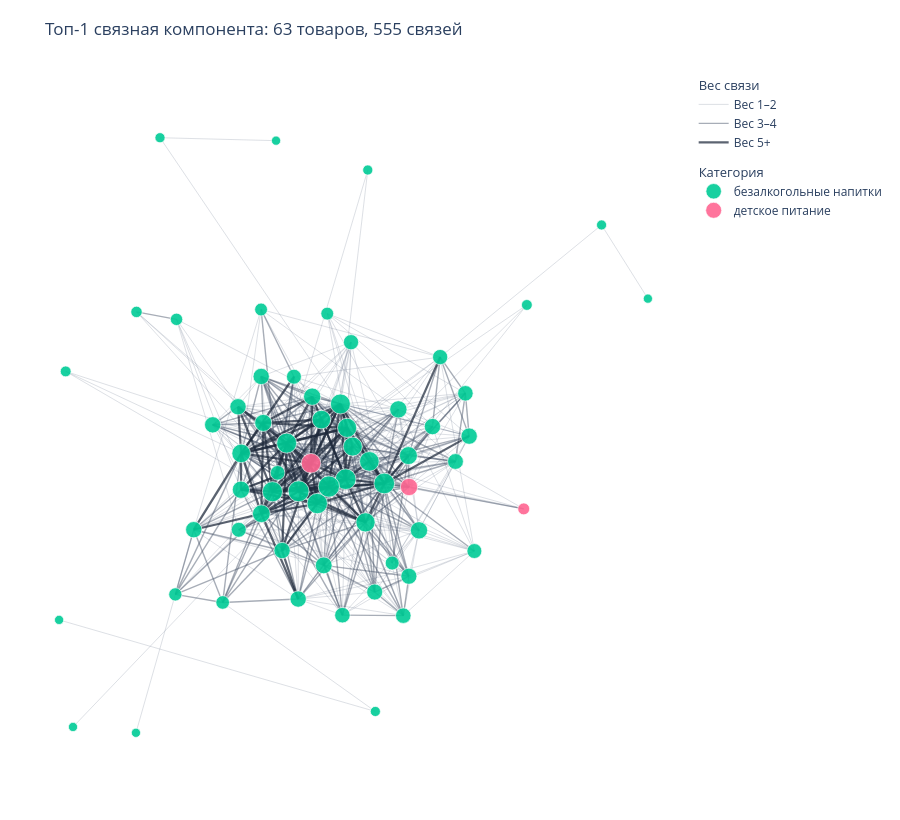
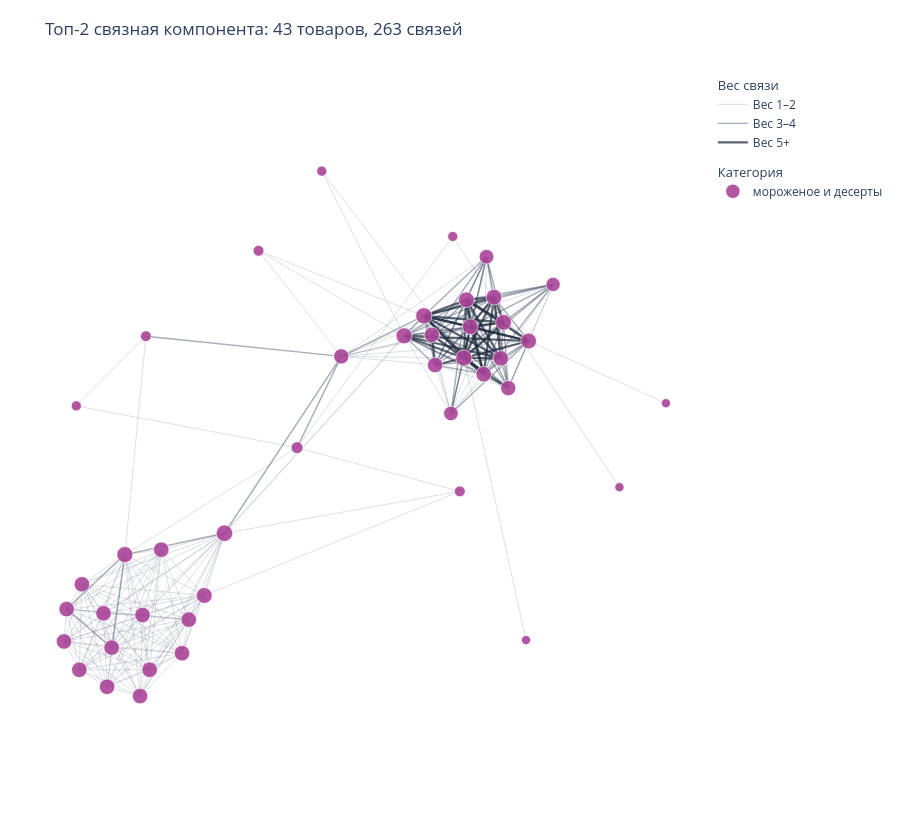
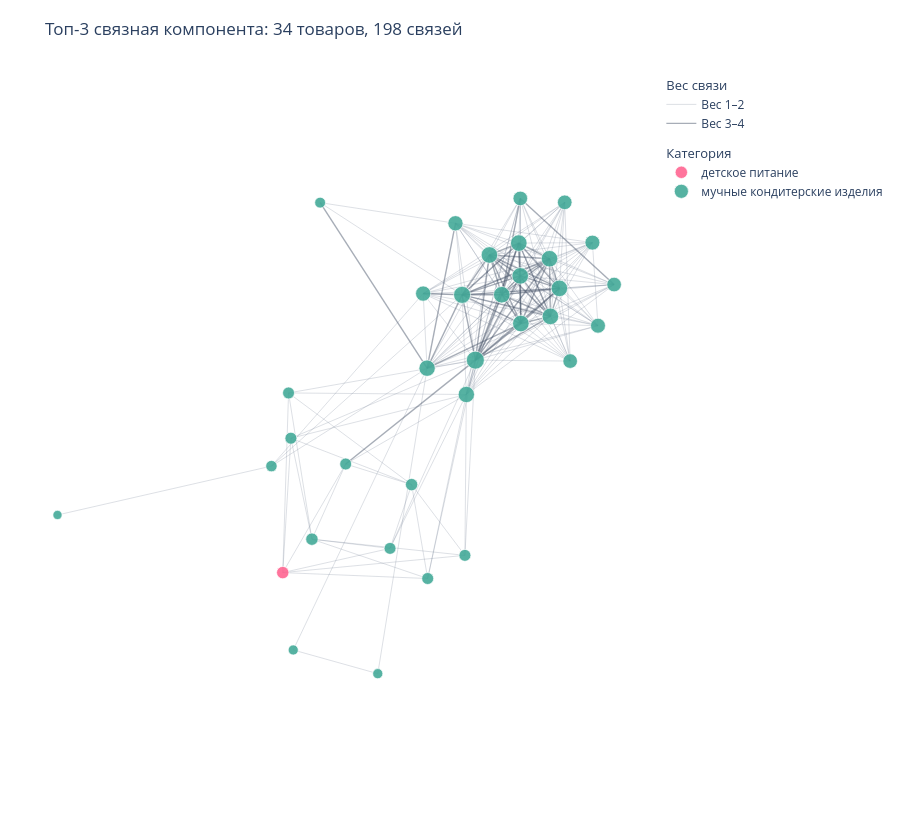

The code cell stored with these charts, in order, in its notebook:
### Markdown cell above
### 3.3 Три крупнейшие связные компоненты

Разделим общий граф на связные компоненты, отсортируем их по числу товаров и отдельно покажем топ-1, топ-2 и топ-3. Для каждой компоненты строится собственная интерактивная Plotly-визуализация.

### Code cell
# connected_components возвращает множество item_id для каждой отдельной компоненты графа.
all_components = list(nx.connected_components(G_plot))

# Сортируем компоненты по числу товаров от самой большой к самой маленькой.
components_by_size = sorted(all_components, key=len, reverse=True)

# Оставляем первые три компоненты: топ-1, топ-2 и топ-3 по количеству товаров.
top_components = components_by_size[:3]

# Собираем все категории общего графа, чтобы их цвета совпадали на трёх визуализациях.
all_category_names = sorted(
    {node_info["category"] for _, node_info in G_plot.nodes(data=True)}
)

# Объединяем две качественные палитры Plotly для достаточного количества категорий.
category_palette = qualitative.Plotly + qualitative.Safe

# Сопоставляем каждой категории постоянный цвет.
category_color_map = {
    category_name: category_palette[index % len(category_palette)]
    for index, category_name in enumerate(all_category_names)
}

# Сюда сохраним три networkx-графа и три Plotly-фигуры для дальнейшей работы.
top_component_graphs = []
top_component_figures = []

# По очереди строим отдельный интерактивный граф для каждой компоненты.
for component_rank, component_nodes in enumerate(top_components, start=1):
    # Создаём независимую копию подграфа, содержащую только узлы текущей компоненты.
    component_graph = G_plot.subgraph(component_nodes).copy()

    # Заново рассчитываем координаты, чтобы компонента занимала всю область своего графика.
    component_pos = nx.spring_layout(
        component_graph,
        seed=42,
        k=0.9,
        weight="weight",
    )

    # Формируем заголовок с местом компоненты и её фактическими размерами.
    component_title = (
        f"Топ-{component_rank} связная компонента: "
        f"{component_graph.number_of_nodes()} товаров, "
        f"{component_graph.number_of_edges()} связей"
    )

    # Превращаем networkx-подграф в интерактивную Plotly-фигуру.
    component_figure = make_plotly_graph(
        component_graph,
        component_pos,
        node_strength,
        title=component_title,
        category_color_map=category_color_map,
    )

    # Сохраняем объекты, чтобы к ним можно было обратиться в следующих ячейках.
    top_component_graphs.append(component_graph)
    top_component_figures.append(component_figure)

    # Показываем текущую компоненту прямо в VS Code/Jupyter.
    component_figure.show(
        config={"scrollZoom": True, "displaylogo": False, "responsive": True}
    )

### Figure 1 — Plotly figure (JSON) as saved in the notebook; plotly's stock layout.template omitted (floating-point values rounded to 4 significant figures; data arrays with more than 128 entries replaced by an {"elided": "..."} marker saying what was removed)
{"data": [{"hoverinfo": "skip", "legendgroup": "edge_weight", "legendgrouptitle": {"text": "Вес связи"}, "line": {"color": "rgba(100, 116, 139, 0.28)", "width": 0.8}, "mode": "lines", "name": "Вес 1–2", "type": "scatter", "x": {"elided": "762 float values"}, "y": {"elided": "762 float values"}}, {"hoverinfo": "skip", "legendgroup": "edge_weight", "line": {"color": "rgba(71, 85, 105, 0.48)", "width": 1.4}, "mode": "lines", "name": "Вес 3–4", "type": "scatter", "x": {"elided": "621 float values"}, "y": {"elided": "621 float values"}}, {"hoverinfo": "skip", "legendgroup": "edge_weight", "line": {"color": "rgba(30, 41, 59, 0.72)", "width": 2.2}, "mode": "lines", "name": "Вес 5+", "type": "scatter", "x": {"elided": "282 float values"}, "y": {"elided": "282 float values"}}, {"customdata": {"elided": "60x4 mixed values"}, "hovertemplate": "<b>%{customdata[0]}</b><br>Категория: %{customdata[1]}<br>Число соседей: %{customdata[2]}<br>Суммарный вес: %{customdata[3]}<extra></extra>", "legendgroup": "categories", "legendgrouptitle": {"text": "Категория"}, "marker": {"color": "#00CC96", "line": {"color": "white", "width": 0.7}, "opacity": 0.9, "size": [15.23, 9.2, 19.05, 16.33, 11.4, 20.02, 16.33, 17.32, 16.33, 16.33, 17.78, 20.38, 14.93, 15.52, 12.82, 15.8, 13.6, 17.08, 9.2, 17.32, 10.81, 9.2, 14.62, 20.74, 19.25, 20.91, 13.96, 18, 18.64, 20.02, 18.64, 10.11, 17.32, 19.64, 21.26, 10.11, 13.22, 16.84, 15.52, 16.33, 9.2, 10.11, 12.82, 14.93, 15.52, 10.11, 16.07, 16.33, 16.07, 14.93, 15.23, 9.2, 20.74, 20.2, 12.39, 17.32, 19.25, 10.81, 16.33, 16.33]}, "mode": "markers", "name": "безалкогольные напитки", "type": "scatter", "x": [0.08678, 1.0, 0.09196, -0.1895, -0.5731, -0.1112, -0.1253, 0.2959, 0.3372, 0.4502, -0.1891, -0.017, -0.2585, 0.4386, -0.1899, 0.4081, -0.308, -0.1832, -0.8112, -0.2518, -0.7909, -0.1438, -0.1391, 0.07035, 0.07483, -0.07455, 0.2134, 0.2633, -0.2511, 0.05408, -0.004175, -0.5008, -0.03265, 0.1432, 0.01865, 0.1383, -0.4536, 0.002798, 0.2476, -0.07577, -0.5748, 0.8575, 0.01367, 0.4663, 0.0603, 0.1616, 0.1596, -0.3969, 0.2648, -0.08883, 0.3609, -0.7685, 0.1891, -0.1549, -0.45, 0.2324, 0.1314, 0.6277, -0.3387, -0.2608], "y": [0.3557, 0.4898, 0.03466, 0.2503, 0.4489, 0.04524, -0.2851, -0.2229, 0.09617, 0.0668, -0.1719, -0.1406, -0.2213, 0.1985, 0.4563, -0.01123, -0.4448, 0.1075, -0.4985, -0.09804, 0.2659, 0.9757, -0.0462, -0.06574, 0.09235, -0.1028, -0.3236, 0.006904, 0.01367, 0.1657, 0.1177, 0.9847, 0.1882, -0.01089, -0.08831, 0.8853, -0.4201, -0.3308, -0.4854, -0.4343, -0.8458, 0.7164, 0.4436, -0.2867, -0.4839, -0.7801, -0.4128, -0.221, -0.3643, 0.2496, 0.31, -0.8278, -0.07884, -0.1042, 0.4261, 0.1491, -0.1984, 0.4703, 0.1015, 0.1571]}, {"customdata": [["вода святой источник, светлячок, для детей, без газа, 5 л", "детское питание", 33, 153], ["вода калинов родничок, для детей, с рождения, без газа, 2 л", "детское питание", 5, 37], ["вода калинов родничок, для детей, с рождения, без газа, 6 л", "детское питание", 22, 77]], "hovertemplate": "<b>%{customdata[0]}</b><br>Категория: %{customdata[1]}<br>Число соседей: %{customdata[2]}<br>Суммарный вес: %{customdata[3]}<extra></extra>", "legendgroup": "categories", "marker": {"color": "#FF6692", "line": {"color": "white", "width": 0.7}, "opacity": 0.9, "size": [19.64, 11.92, 17.32]}, "mode": "markers", "name": "детское питание", "type": "scatter", "x": [-0.03625, 0.6181, 0.2652], "y": [-0.01671, -0.157, -0.08961]}], "layout": {"dragmode": "pan", "height": 820, "hovermode": "closest", "legend": {"x": 1.01, "xanchor": "left", "y": 1, "yanchor": "top"}, "margin": {"b": 20, "l": 20, "r": 20, "t": 70}, "title": {"text": "Топ-1 связная компонента: 63 товаров, 555 связей"}, "xaxis": {"showgrid": false, "visible": false, "zeroline": false}, "yaxis": {"scaleanchor": "x", "scaleratio": 1, "showgrid": false, "visible": false, "zeroline": false}}}

### Figure 2 — Plotly figure (JSON) as saved in the notebook; plotly's stock layout.template omitted (floating-point values rounded to 4 significant figures; data arrays with more than 128 entries replaced by an {"elided": "..."} marker saying what was removed)
{"data": [{"hoverinfo": "skip", "legendgroup": "edge_weight", "legendgrouptitle": {"text": "Вес связи"}, "line": {"color": "rgba(100, 116, 139, 0.28)", "width": 0.8}, "mode": "lines", "name": "Вес 1–2", "type": "scatter", "x": {"elided": "486 float values"}, "y": {"elided": "486 float values"}}, {"hoverinfo": "skip", "legendgroup": "edge_weight", "line": {"color": "rgba(71, 85, 105, 0.48)", "width": 1.4}, "mode": "lines", "name": "Вес 3–4", "type": "scatter", "x": {"elided": "195 float values"}, "y": {"elided": "195 float values"}}, {"hoverinfo": "skip", "legendgroup": "edge_weight", "line": {"color": "rgba(30, 41, 59, 0.72)", "width": 2.2}, "mode": "lines", "name": "Вес 5+", "type": "scatter", "x": [0.3263, 0.4103, null, 0.3263, 0.3167, null, 0.5262, 0.4288, null, 0.5262, 0.4103, null, 0.5262, 0.4176, null, 0.5262, 0.2934, null, 0.5262, 0.4982, null, 0.5182, 0.4288, null, 0.5182, 0.4103, null, 0.5182, 0.4176, null, 0.5182, 0.2934, null, 0.5182, 0.4982, null, 0.5182, 0.2357, null, 0.2357, 0.4103, null, 0.2357, 0.5992, null, 0.4176, 0.4288, null, 0.4176, 0.4103, null, 0.4176, 0.4982, null, 0.4176, 0.2934, null, 0.4176, 0.4681, null, 0.4176, 0.5992, null, 0.4288, 0.4103, null, 0.4288, 0.2934, null, 0.4288, 0.4982, null, 0.4288, 0.4681, null, 0.4288, 0.5992, null, 0.3167, 0.4103, null, 0.5992, 0.4103, null, 0.5992, 0.2934, null, 0.4681, 0.4103, null, 0.4681, 0.2934, null, 0.4681, 0.4982, null, 0.2934, 0.4103, null, 0.2934, 0.4982, null, 0.4103, 0.4982, null, 0.4103, 0.5398, null], "y": [0.2608, 0.2813, null, 0.2608, 0.3487, null, 0.3851, 0.3726, null, 0.3851, 0.2813, null, 0.3851, 0.4511, null, 0.3851, 0.4042, null, 0.3851, 0.4587, null, 0.2801, 0.3726, null, 0.2801, 0.2813, null, 0.2801, 0.4511, null, 0.2801, 0.4042, null, 0.2801, 0.4587, null, 0.2801, 0.346, null, 0.346, 0.2813, null, 0.346, 0.3308, null, 0.4511, 0.3726, null, 0.4511, 0.2813, null, 0.4511, 0.4587, null, 0.4511, 0.4042, null, 0.4511, 0.2339, null, 0.4511, 0.3308, null, 0.3726, 0.2813, null, 0.3726, 0.4042, null, 0.3726, 0.4587, null, 0.3726, 0.2339, null, 0.3726, 0.3308, null, 0.3487, 0.2813, null, 0.3308, 0.2813, null, 0.3308, 0.4042, null, 0.2339, 0.2813, null, 0.2339, 0.4042, null, 0.2339, 0.4587, null, 0.4042, 0.2813, null, 0.4042, 0.4587, null, 0.2813, 0.4587, null, 0.2813, 0.1934, null]}, {"customdata": {"elided": "43x4 mixed values"}, "hovertemplate": "<b>%{customdata[0]}</b><br>Категория: %{customdata[1]}<br>Число соседей: %{customdata[2]}<br>Суммарный вес: %{customdata[3]}<extra></extra>", "legendgroup": "categories", "legendgrouptitle": {"text": "Категория"}, "marker": {"color": "rgb(170, 68, 153)", "line": {"color": "white", "width": 0.7}, "opacity": 0.9, "size": [14.3, 9.2, 14.62, 15.52, 15.8, 15.52, 15.52, 15.52, 10.81, 15.52, 15.8, 15.52, 10.81, 16.59, 15.52, 16.07, 10.11, 15.8, 15.52, 11.92, 15.8, 15.52, 10.11, 15.52, 9.2, 10.81, 15.8, 15.23, 10.11, 16.07, 15.52, 15.52, 15.52, 15.52, 14.62, 9.2, 16.33, 15.52, 16.33, 15.23, 15.8, 15.52, 15.52]}, "mode": "markers", "name": "мороженое и десерты", "type": "scatter", "x": [0.6706, 1, 0.3726, -0.7567, -0.3473, -0.7491, -0.4123, 0.3263, -0.1891, -0.5068, 0.5262, 0.5182, -0.5177, -0.2885, -0.5347, 0.2357, -0.004413, 0.4176, -0.712, -0.07655, 0.4288, 0.3167, 0.3778, -0.5276, 0.5917, 0.3984, 0.5992, 0.05253, -0.7209, -0.5791, 0.4681, -0.3926, -0.6414, -0.7044, 0.4764, 0.8643, 0.2934, -0.4729, 0.4103, 0.5398, 0.4982, -0.631, -0.6176], "y": [0.4958, 0.1493, 0.1193, -0.5461, -0.4119, -0.4516, -0.5802, 0.2608, 0.5942, -0.6285, 0.3851, 0.2801, 0.3448, -0.2302, -0.7055, 0.346, 0.8265, 0.4511, -0.6288, 0.01955, 0.3726, 0.3487, 0.6358, -0.4689, -0.5421, -0.1079, 0.3308, 0.286, 0.1415, -0.2925, 0.2339, -0.4824, -0.464, -0.3793, 0.5767, -0.09576, 0.4042, -0.2782, 0.2813, 0.1934, 0.4587, -0.6783, -0.5641]}], "layout": {"dragmode": "pan", "height": 820, "hovermode": "closest", "legend": {"x": 1.01, "xanchor": "left", "y": 1, "yanchor": "top"}, "margin": {"b": 20, "l": 20, "r": 20, "t": 70}, "title": {"text": "Топ-2 связная компонента: 43 товаров, 263 связей"}, "xaxis": {"showgrid": false, "visible": false, "zeroline": false}, "yaxis": {"scaleanchor": "x", "scaleratio": 1, "showgrid": false, "visible": false, "zeroline": false}}}

### Figure 3 — Plotly figure (JSON) as saved in the notebook; plotly's stock layout.template omitted (floating-point values rounded to 4 significant figures; data arrays with more than 128 entries replaced by an {"elided": "..."} marker saying what was removed)
{"data": [{"hoverinfo": "skip", "legendgroup": "edge_weight", "legendgrouptitle": {"text": "Вес связи"}, "line": {"color": "rgba(100, 116, 139, 0.28)", "width": 0.8}, "mode": "lines", "name": "Вес 1–2", "type": "scatter", "x": {"elided": "435 float values"}, "y": {"elided": "435 float values"}}, {"hoverinfo": "skip", "legendgroup": "edge_weight", "line": {"color": "rgba(71, 85, 105, 0.48)", "width": 1.4}, "mode": "lines", "name": "Вес 3–4", "type": "scatter", "x": {"elided": "159 float values"}, "y": {"elided": "159 float values"}}, {"customdata": [["мультизлаковое печенье фрутоняня, растворимое, с 6 месяцев, 120 г", "детское питание", 6, 17]], "hovertemplate": "<b>%{customdata[0]}</b><br>Категория: %{customdata[1]}<br>Число соседей: %{customdata[2]}<br>Суммарный вес: %{customdata[3]}<extra></extra>", "legendgroup": "categories", "legendgrouptitle": {"text": "Категория"}, "marker": {"color": "#FF6692", "line": {"color": "white", "width": 0.7}, "opacity": 0.9, "size": [12.39]}, "mode": "markers", "name": "детское питание", "type": "scatter", "x": [-0.409], "y": [-0.5079]}, {"customdata": {"elided": "33x4 mixed values"}, "hovertemplate": "<b>%{customdata[0]}</b><br>Категория: %{customdata[1]}<br>Число соседей: %{customdata[2]}<br>Суммарный вес: %{customdata[3]}<extra></extra>", "legendgroup": "categories", "marker": {"color": "rgb(68, 170, 153)", "line": {"color": "white", "width": 0.7}, "opacity": 0.9, "size": [11.92, 11.92, 18, 15.23, 15.23, 16.59, 16.59, 16.59, 11.92, 11.4, 11.92, 16.59, 9.2, 14.93, 16.59, 14.62, 16.33, 10.11, 16.59, 16.33, 11.92, 14.62, 12.39, 14.62, 12.39, 16.59, 17.08, 10.11, 11.92, 14.62, 14.93, 10.81, 16.59]}, "mode": "markers", "name": "мучные кондитерские изделия", "type": "scatter", "x": [-0.3938, 0.06896, 0.09636, 0.04409, -0.04059, 0.3168, 0.1657, 0.2141, -0.02871, -0.4387, -0.1275, 0.2909, -1, 0.4181, 0.2932, 0.3308, 0.07265, -0.1597, 0.2157, -0.03028, -0.3876, 0.2143, -0.3325, 0.3451, -0.07095, 0.2103, 0.06159, -0.3815, -0.2439, 0.4604, 0.4034, -0.3109, 0.1333], "y": [-0.03659, -0.4627, 0.04951, 0.4086, 0.2242, 0.2378, 0.2211, 0.2706, -0.5235, -0.2286, -0.4445, 0.3155, -0.3567, 0.1399, 0.1643, 0.4635, -0.04064, -0.7731, 0.1456, 0.0284, -0.1554, 0.4738, -0.4203, 0.04706, -0.2771, 0.3566, 0.2208, -0.7109, -0.223, 0.2478, 0.3578, 0.4627, 0.3254]}], "layout": {"dragmode": "pan", "height": 820, "hovermode": "closest", "legend": {"x": 1.01, "xanchor": "left", "y": 1, "yanchor": "top"}, "margin": {"b": 20, "l": 20, "r": 20, "t": 70}, "title": {"text": "Топ-3 связная компонента: 34 товаров, 198 связей"}, "xaxis": {"showgrid": false, "visible": false, "zeroline": false}, "yaxis": {"scaleanchor": "x", "scaleratio": 1, "showgrid": false, "visible": false, "zeroline": false}}}
